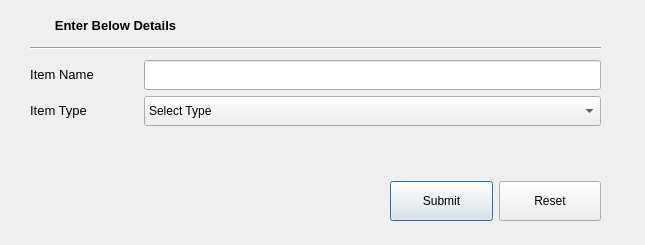
<?xml version="1.0" encoding="UTF-8"?>
<ui version="4.0">
 <class>Dialog</class>
 <widget class="QDialog" name="Dialog">
  <property name="geometry">
   <rect>
    <x>0</x>
    <y>0</y>
    <width>645</width>
    <height>245</height>
   </rect>
  </property>
  <property name="windowTitle">
   <string>Dialog</string>
  </property>
  <widget class="QWidget" name="layoutWidget">
   <property name="geometry">
    <rect>
     <x>390</x>
     <y>180</y>
     <width>211</width>
     <height>42</height>
    </rect>
   </property>
   <layout class="QHBoxLayout" name="horizontalLayout">
    <item>
     <widget class="QPushButton" name="pushButton_2">
      <property name="minimumSize">
       <size>
        <width>0</width>
        <height>40</height>
       </size>
      </property>
      <property name="text">
       <string>Submit</string>
      </property>
     </widget>
    </item>
    <item>
     <widget class="QPushButton" name="pushButton">
      <property name="minimumSize">
       <size>
        <width>0</width>
        <height>40</height>
       </size>
      </property>
      <property name="text">
       <string>Reset</string>
      </property>
     </widget>
    </item>
   </layout>
  </widget>
  <widget class="QWidget" name="layoutWidget_2">
   <property name="geometry">
    <rect>
     <x>30</x>
     <y>60</y>
     <width>571</width>
     <height>81</height>
    </rect>
   </property>
   <layout class="QFormLayout" name="formLayout">
    <property name="horizontalSpacing">
     <number>50</number>
    </property>
    <item row="0" column="0">
     <widget class="QLabel" name="label">
      <property name="minimumSize">
       <size>
        <width>0</width>
        <height>30</height>
       </size>
      </property>
      <property name="text">
       <string>&lt;html&gt;&lt;head/&gt;&lt;body&gt;&lt;p align=&quot;center&quot;&gt;&lt;span style=&quot; font-size:10pt;&quot;&gt;Item Name&lt;/span&gt;&lt;/p&gt;&lt;/body&gt;&lt;/html&gt;</string>
      </property>
     </widget>
    </item>
    <item row="0" column="1">
     <widget class="QLineEdit" name="lineEdit">
      <property name="minimumSize">
       <size>
        <width>0</width>
        <height>30</height>
       </size>
      </property>
     </widget>
    </item>
    <item row="1" column="0">
     <widget class="QLabel" name="label_2">
      <property name="minimumSize">
       <size>
        <width>0</width>
        <height>30</height>
       </size>
      </property>
      <property name="text">
       <string>&lt;html&gt;&lt;head/&gt;&lt;body&gt;&lt;p align=&quot;center&quot;&gt;&lt;span style=&quot; font-size:10pt;&quot;&gt;Item Type&lt;/span&gt;&lt;/p&gt;&lt;/body&gt;&lt;/html&gt;</string>
      </property>
     </widget>
    </item>
    <item row="1" column="1">
     <widget class="QComboBox" name="comboBox">
      <property name="minimumSize">
       <size>
        <width>0</width>
        <height>30</height>
       </size>
      </property>
      <item>
       <property name="text">
        <string>Select Type</string>
       </property>
      </item>
      <item>
       <property name="text">
        <string>Regular</string>
       </property>
      </item>
      <item>
       <property name="text">
        <string>Medical</string>
       </property>
      </item>
     </widget>
    </item>
   </layout>
  </widget>
  <widget class="QLabel" name="label_5">
   <property name="geometry">
    <rect>
     <x>20</x>
     <y>10</y>
     <width>191</width>
     <height>31</height>
    </rect>
   </property>
   <property name="text">
    <string>&lt;html&gt;&lt;head/&gt;&lt;body&gt;&lt;p align=&quot;center&quot;&gt;&lt;span style=&quot; font-size:10pt; font-weight:600;&quot;&gt;Enter Below Details&lt;/span&gt;&lt;/p&gt;&lt;/body&gt;&lt;/html&gt;</string>
   </property>
  </widget>
  <widget class="Line" name="line">
   <property name="geometry">
    <rect>
     <x>30</x>
     <y>40</y>
     <width>571</width>
     <height>16</height>
    </rect>
   </property>
   <property name="orientation">
    <enum>Qt::Horizontal</enum>
   </property>
  </widget>
 </widget>
 <tabstops>
  <tabstop>lineEdit</tabstop>
  <tabstop>comboBox</tabstop>
  <tabstop>pushButton_2</tabstop>
  <tabstop>pushButton</tabstop>
 </tabstops>
 <resources/>
 <connections>
  <connection>
   <sender>pushButton</sender>
   <signal>clicked()</signal>
   <receiver>lineEdit</receiver>
   <slot>clear()</slot>
   <hints>
    <hint type="sourcelabel">
     <x>529</x>
     <y>201</y>
    </hint>
    <hint type="destinationlabel">
     <x>515</x>
     <y>78</y>
    </hint>
   </hints>
  </connection>
 </connections>
</ui>
